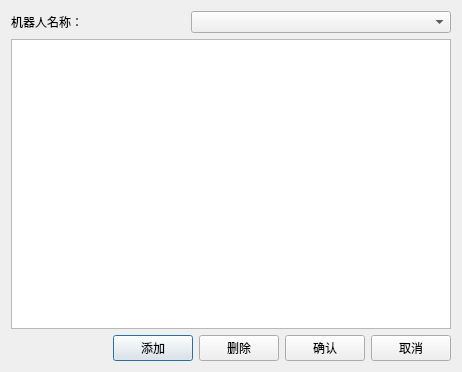
<?xml version="1.0" encoding="UTF-8"?>
<ui version="4.0">
 <class>robotSpaceDefineClass</class>
 <widget class="QDialog" name="robotSpaceDefineClass">
  <property name="geometry">
   <rect>
    <x>0</x>
    <y>0</y>
    <width>462</width>
    <height>372</height>
   </rect>
  </property>
  <property name="windowTitle">
   <string>工作空间定义</string>
  </property>
  <layout class="QGridLayout" name="gridLayout">
   <item row="0" column="0">
    <layout class="QVBoxLayout" name="verticalLayout">
     <item>
      <layout class="QHBoxLayout" name="horizontalLayout" stretch="4,6">
       <item>
        <widget class="QLabel" name="label">
         <property name="text">
          <string>机器人名称：</string>
         </property>
        </widget>
       </item>
       <item>
        <widget class="QComboBox" name="comboBox"/>
       </item>
      </layout>
     </item>
     <item>
      <widget class="QTableView" name="tableView"/>
     </item>
     <item>
      <layout class="QHBoxLayout" name="horizontalLayout_2">
       <item>
        <spacer name="horizontalSpacer">
         <property name="orientation">
          <enum>Qt::Horizontal</enum>
         </property>
         <property name="sizeHint" stdset="0">
          <size>
           <width>40</width>
           <height>20</height>
          </size>
         </property>
        </spacer>
       </item>
       <item>
        <widget class="QPushButton" name="pushButton">
         <property name="text">
          <string>添加</string>
         </property>
        </widget>
       </item>
       <item>
        <widget class="QPushButton" name="pushButton_2">
         <property name="text">
          <string>删除</string>
         </property>
        </widget>
       </item>
       <item>
        <widget class="QPushButton" name="pushButton_3">
         <property name="text">
          <string>确认</string>
         </property>
        </widget>
       </item>
       <item>
        <widget class="QPushButton" name="pushButton_4">
         <property name="text">
          <string>取消</string>
         </property>
        </widget>
       </item>
      </layout>
     </item>
    </layout>
   </item>
  </layout>
 </widget>
 <layoutdefault spacing="6" margin="11"/>
 <resources/>
 <connections/>
</ui>
